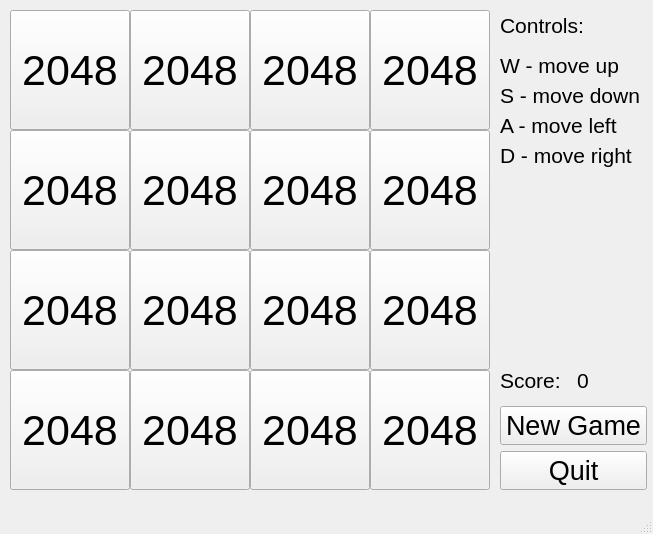
<?xml version="1.0" encoding="UTF-8"?>
<ui version="4.0">
 <class>MainWindow</class>
 <widget class="QMainWindow" name="MainWindow">
  <property name="geometry">
   <rect>
    <x>0</x>
    <y>0</y>
    <width>653</width>
    <height>534</height>
   </rect>
  </property>
  <property name="windowTitle">
   <string>2048</string>
  </property>
  <widget class="QWidget" name="centralwidget">
   <widget class="QPushButton" name="element11">
    <property name="geometry">
     <rect>
      <x>10</x>
      <y>10</y>
      <width>120</width>
      <height>120</height>
     </rect>
    </property>
    <property name="font">
     <font>
      <pointsize>32</pointsize>
     </font>
    </property>
    <property name="styleSheet">
     <string notr="true"/>
    </property>
    <property name="text">
     <string>2048</string>
    </property>
   </widget>
   <widget class="QPushButton" name="element12">
    <property name="geometry">
     <rect>
      <x>130</x>
      <y>10</y>
      <width>120</width>
      <height>120</height>
     </rect>
    </property>
    <property name="font">
     <font>
      <pointsize>32</pointsize>
     </font>
    </property>
    <property name="styleSheet">
     <string notr="true"/>
    </property>
    <property name="text">
     <string>2048</string>
    </property>
   </widget>
   <widget class="QPushButton" name="element13">
    <property name="geometry">
     <rect>
      <x>250</x>
      <y>10</y>
      <width>120</width>
      <height>120</height>
     </rect>
    </property>
    <property name="font">
     <font>
      <pointsize>32</pointsize>
     </font>
    </property>
    <property name="styleSheet">
     <string notr="true"/>
    </property>
    <property name="text">
     <string>2048</string>
    </property>
   </widget>
   <widget class="QPushButton" name="element14">
    <property name="enabled">
     <bool>true</bool>
    </property>
    <property name="geometry">
     <rect>
      <x>370</x>
      <y>10</y>
      <width>120</width>
      <height>120</height>
     </rect>
    </property>
    <property name="font">
     <font>
      <pointsize>32</pointsize>
      <bold>false</bold>
      <kerning>true</kerning>
     </font>
    </property>
    <property name="styleSheet">
     <string notr="true"/>
    </property>
    <property name="text">
     <string>2048</string>
    </property>
    <property name="checkable">
     <bool>false</bool>
    </property>
    <property name="default">
     <bool>false</bool>
    </property>
    <property name="flat">
     <bool>false</bool>
    </property>
   </widget>
   <widget class="QPushButton" name="element21">
    <property name="geometry">
     <rect>
      <x>10</x>
      <y>130</y>
      <width>120</width>
      <height>120</height>
     </rect>
    </property>
    <property name="font">
     <font>
      <pointsize>32</pointsize>
     </font>
    </property>
    <property name="styleSheet">
     <string notr="true"/>
    </property>
    <property name="text">
     <string>2048</string>
    </property>
   </widget>
   <widget class="QPushButton" name="element22">
    <property name="geometry">
     <rect>
      <x>130</x>
      <y>130</y>
      <width>120</width>
      <height>120</height>
     </rect>
    </property>
    <property name="font">
     <font>
      <pointsize>32</pointsize>
     </font>
    </property>
    <property name="styleSheet">
     <string notr="true"/>
    </property>
    <property name="text">
     <string>2048</string>
    </property>
   </widget>
   <widget class="QPushButton" name="element23">
    <property name="geometry">
     <rect>
      <x>250</x>
      <y>130</y>
      <width>120</width>
      <height>120</height>
     </rect>
    </property>
    <property name="font">
     <font>
      <pointsize>32</pointsize>
     </font>
    </property>
    <property name="styleSheet">
     <string notr="true"/>
    </property>
    <property name="text">
     <string>2048</string>
    </property>
   </widget>
   <widget class="QPushButton" name="element24">
    <property name="geometry">
     <rect>
      <x>370</x>
      <y>130</y>
      <width>120</width>
      <height>120</height>
     </rect>
    </property>
    <property name="font">
     <font>
      <pointsize>32</pointsize>
     </font>
    </property>
    <property name="styleSheet">
     <string notr="true"/>
    </property>
    <property name="text">
     <string>2048</string>
    </property>
   </widget>
   <widget class="QPushButton" name="element31">
    <property name="geometry">
     <rect>
      <x>10</x>
      <y>250</y>
      <width>120</width>
      <height>120</height>
     </rect>
    </property>
    <property name="font">
     <font>
      <pointsize>32</pointsize>
     </font>
    </property>
    <property name="styleSheet">
     <string notr="true"/>
    </property>
    <property name="text">
     <string>2048</string>
    </property>
   </widget>
   <widget class="QPushButton" name="element32">
    <property name="geometry">
     <rect>
      <x>130</x>
      <y>250</y>
      <width>120</width>
      <height>120</height>
     </rect>
    </property>
    <property name="font">
     <font>
      <pointsize>32</pointsize>
     </font>
    </property>
    <property name="styleSheet">
     <string notr="true"/>
    </property>
    <property name="text">
     <string>2048</string>
    </property>
   </widget>
   <widget class="QPushButton" name="element33">
    <property name="geometry">
     <rect>
      <x>250</x>
      <y>250</y>
      <width>120</width>
      <height>120</height>
     </rect>
    </property>
    <property name="font">
     <font>
      <pointsize>32</pointsize>
     </font>
    </property>
    <property name="styleSheet">
     <string notr="true"/>
    </property>
    <property name="text">
     <string>2048</string>
    </property>
   </widget>
   <widget class="QPushButton" name="element34">
    <property name="geometry">
     <rect>
      <x>370</x>
      <y>250</y>
      <width>120</width>
      <height>120</height>
     </rect>
    </property>
    <property name="font">
     <font>
      <pointsize>32</pointsize>
     </font>
    </property>
    <property name="styleSheet">
     <string notr="true"/>
    </property>
    <property name="text">
     <string>2048</string>
    </property>
   </widget>
   <widget class="QPushButton" name="element41">
    <property name="geometry">
     <rect>
      <x>10</x>
      <y>370</y>
      <width>120</width>
      <height>120</height>
     </rect>
    </property>
    <property name="font">
     <font>
      <pointsize>32</pointsize>
     </font>
    </property>
    <property name="styleSheet">
     <string notr="true"/>
    </property>
    <property name="text">
     <string>2048</string>
    </property>
   </widget>
   <widget class="QPushButton" name="element42">
    <property name="geometry">
     <rect>
      <x>130</x>
      <y>370</y>
      <width>120</width>
      <height>120</height>
     </rect>
    </property>
    <property name="font">
     <font>
      <pointsize>32</pointsize>
     </font>
    </property>
    <property name="styleSheet">
     <string notr="true"/>
    </property>
    <property name="text">
     <string>2048</string>
    </property>
   </widget>
   <widget class="QPushButton" name="element43">
    <property name="geometry">
     <rect>
      <x>250</x>
      <y>370</y>
      <width>120</width>
      <height>120</height>
     </rect>
    </property>
    <property name="font">
     <font>
      <pointsize>32</pointsize>
     </font>
    </property>
    <property name="styleSheet">
     <string notr="true"/>
    </property>
    <property name="text">
     <string>2048</string>
    </property>
   </widget>
   <widget class="QPushButton" name="element44">
    <property name="geometry">
     <rect>
      <x>370</x>
      <y>370</y>
      <width>120</width>
      <height>120</height>
     </rect>
    </property>
    <property name="font">
     <font>
      <pointsize>32</pointsize>
     </font>
    </property>
    <property name="styleSheet">
     <string notr="true"/>
    </property>
    <property name="text">
     <string>2048</string>
    </property>
   </widget>
   <widget class="QWidget" name="layoutWidget">
    <property name="geometry">
     <rect>
      <x>500</x>
      <y>360</y>
      <width>147</width>
      <height>130</height>
     </rect>
    </property>
    <layout class="QGridLayout" name="gridLayout">
     <item row="0" column="0">
      <widget class="QLabel" name="labelScoreText">
       <property name="font">
        <font>
         <pointsize>16</pointsize>
        </font>
       </property>
       <property name="text">
        <string>Score:</string>
       </property>
      </widget>
     </item>
     <item row="0" column="1">
      <widget class="QLabel" name="labelScorePoints">
       <property name="font">
        <font>
         <pointsize>16</pointsize>
        </font>
       </property>
       <property name="text">
        <string>0</string>
       </property>
      </widget>
     </item>
     <item row="1" column="0" colspan="2">
      <widget class="QPushButton" name="buttonNewGame">
       <property name="font">
        <font>
         <pointsize>20</pointsize>
        </font>
       </property>
       <property name="text">
        <string>New Game</string>
       </property>
      </widget>
     </item>
     <item row="2" column="0" colspan="2">
      <widget class="QPushButton" name="buttonQuit">
       <property name="font">
        <font>
         <pointsize>20</pointsize>
        </font>
       </property>
       <property name="text">
        <string>Quit</string>
       </property>
      </widget>
     </item>
    </layout>
   </widget>
   <widget class="QLabel" name="label">
    <property name="geometry">
     <rect>
      <x>500</x>
      <y>10</y>
      <width>91</width>
      <height>31</height>
     </rect>
    </property>
    <property name="font">
     <font>
      <pointsize>16</pointsize>
     </font>
    </property>
    <property name="text">
     <string>Controls:</string>
    </property>
   </widget>
   <widget class="QLabel" name="label_2">
    <property name="geometry">
     <rect>
      <x>500</x>
      <y>50</y>
      <width>151</width>
      <height>31</height>
     </rect>
    </property>
    <property name="font">
     <font>
      <pointsize>16</pointsize>
     </font>
    </property>
    <property name="text">
     <string>W - move up</string>
    </property>
   </widget>
   <widget class="QLabel" name="label_3">
    <property name="geometry">
     <rect>
      <x>500</x>
      <y>80</y>
      <width>151</width>
      <height>31</height>
     </rect>
    </property>
    <property name="font">
     <font>
      <pointsize>16</pointsize>
     </font>
    </property>
    <property name="text">
     <string>S - move down</string>
    </property>
   </widget>
   <widget class="QLabel" name="label_4">
    <property name="geometry">
     <rect>
      <x>500</x>
      <y>110</y>
      <width>151</width>
      <height>31</height>
     </rect>
    </property>
    <property name="font">
     <font>
      <pointsize>16</pointsize>
     </font>
    </property>
    <property name="text">
     <string>A - move left</string>
    </property>
   </widget>
   <widget class="QLabel" name="label_5">
    <property name="geometry">
     <rect>
      <x>500</x>
      <y>140</y>
      <width>151</width>
      <height>31</height>
     </rect>
    </property>
    <property name="font">
     <font>
      <pointsize>16</pointsize>
     </font>
    </property>
    <property name="text">
     <string>D - move right</string>
    </property>
   </widget>
  </widget>
  <widget class="QMenuBar" name="menubar">
   <property name="geometry">
    <rect>
     <x>0</x>
     <y>0</y>
     <width>653</width>
     <height>21</height>
    </rect>
   </property>
  </widget>
  <widget class="QStatusBar" name="statusbar"/>
 </widget>
 <resources/>
 <connections/>
</ui>
